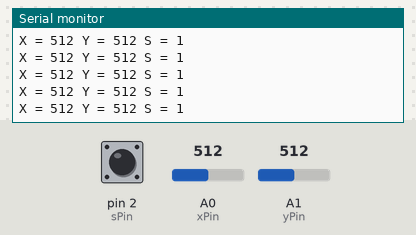
The sketch below on a simulated Arduino Uno, built with avr-gcc and run on an emulated ATmega328P. Shown: the last lines printed to the serial monitor. The test bench sets the inputs (shaded band); at power-on: A0 (xPin) = 512, A1 (yPin) = 512, pin 2 (sPin) HIGH.

Above: at 1.2 s.
1.3 s: A0 (xPin) set to 716
At 1.76 s:
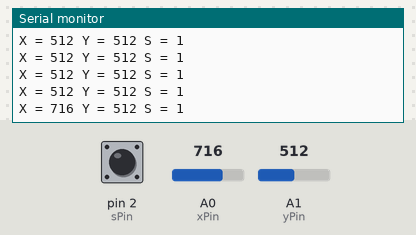
2.8 s: A1 (yPin) set to 716
At 2.97 s:
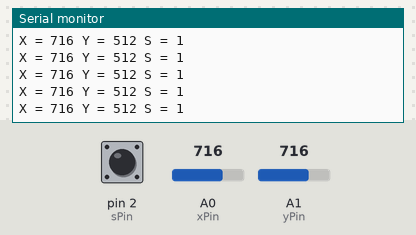
4.3 s: pin 2 (sPin) pulled LOW for 0.25 s
At 4.77 s:
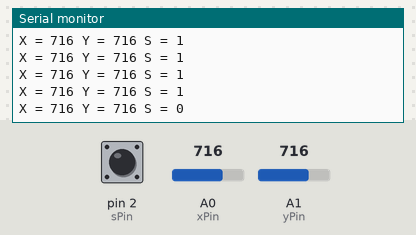
6.0 s: A0 (xPin) set to 900
At 6.18 s:
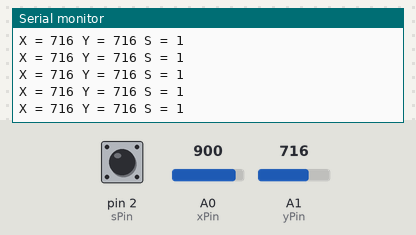
7.5 s: pin 2 (sPin) pulled LOW for 1 s
At 7.98 s:
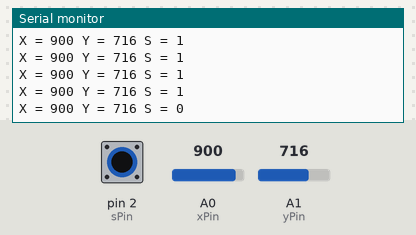
10.0 s: A1 (yPin) set to 900
At 10.19 s:
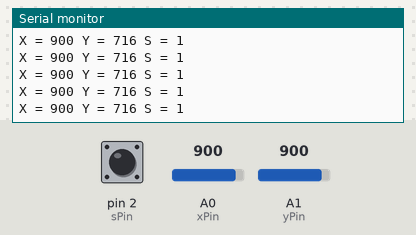
Timing chart, 0 to 12.5 s (numbered marks = the images above; inputs shaded):
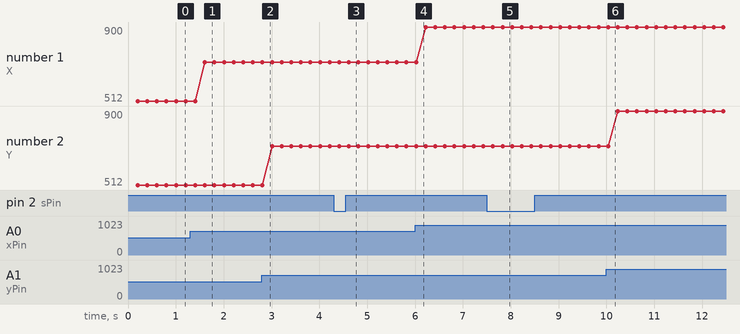

Measured:
- after the input at 1.3 s, the serial monitor: prints a new line after 0.31 s (image 1)
- after the input at 4.3 s, the serial monitor: prints a new line after 0.32 s (image 3)
- after the input at 7.5 s, the serial monitor: prints a new line after 0.33 s (image 5)
- plotted number 1: 512 → 716 after the input at 1.3 s, 716 → 900 after the input at 6.0 s

The sketch:

JoyStick.ino
```cpp
int xPin = A0, yPin = A1, sPin = 2;
int xVal,yVal;
int sVal;
void setup() {
  // put your setup code here, to run once:
  Serial.begin(9600);
  pinMode(xPin,INPUT);
  pinMode(yPin,INPUT);
  pinMode(sPin,INPUT);
  digitalWrite(sPin,HIGH);
}

void loop() {
  // put your main code here, to run repeatedly:
  xVal = analogRead(xPin);
  yVal = analogRead(yPin);
  sVal = digitalRead(sPin);
  delay(200);
  Serial.print("X = ");
  Serial.print(xVal);
  Serial.print(" Y = ");
  Serial.print(yVal);
  Serial.print(" S = ");
  Serial.println(sVal);
}
```
